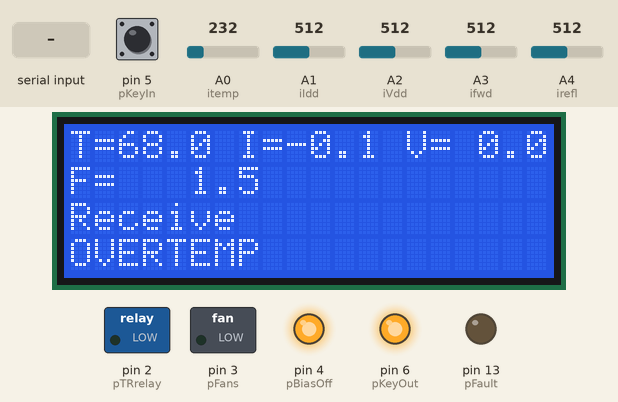
This sketch was run on a simulated Arduino Uno, built with avr-gcc and run on an emulated ATmega328P. On the bench: 20×4 character LCD, switched loads named in the sketch (green lamp = pin HIGH), output pins drawn as LEDs (lit = HIGH). Inputs (shaded band) come from the test bench; at power-on: A0 (itemp) = 232, pin 5 (pKeyIn) HIGH, A1 (iIdd) = 512, A2 (iVdd) = 512, A3 (ifwd) = 512, A4 (irefl) = 512. What the sketch prints to the serial monitor is not drawn.

Above: at 4.2 s.
4.3 s: A0 (itemp) set to 202
At 5.6 s:
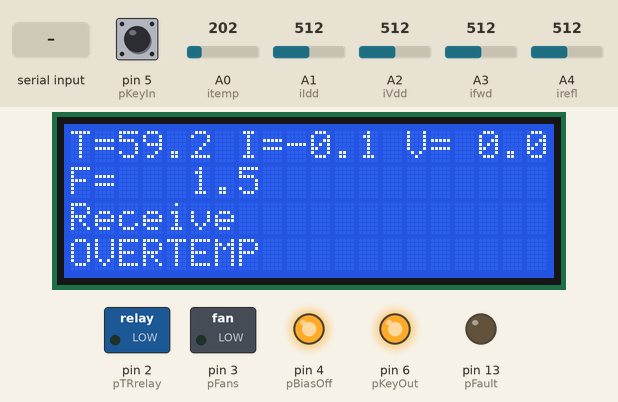
6.5 s: A0 (itemp) set to 174
At 7.8 s:
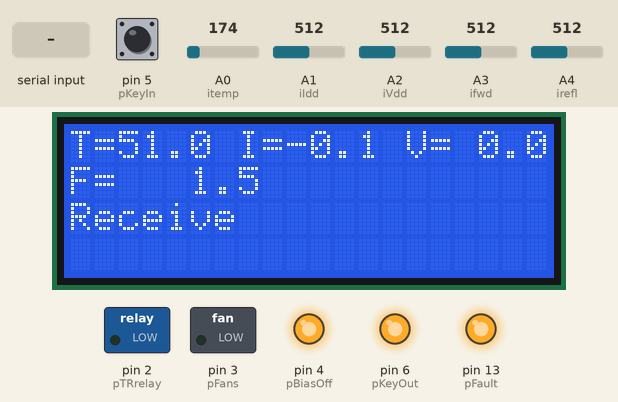
8.9 s: pin 5 (pKeyIn) pulled LOW for 0.15 s
At 9.53 s:
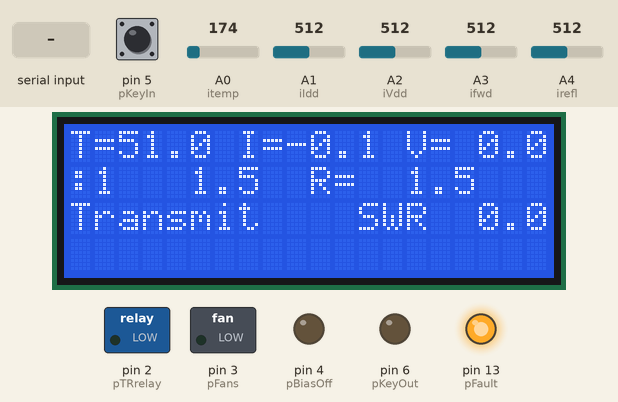
11.1 s: "T\n" received over Serial
At 13.1 s:
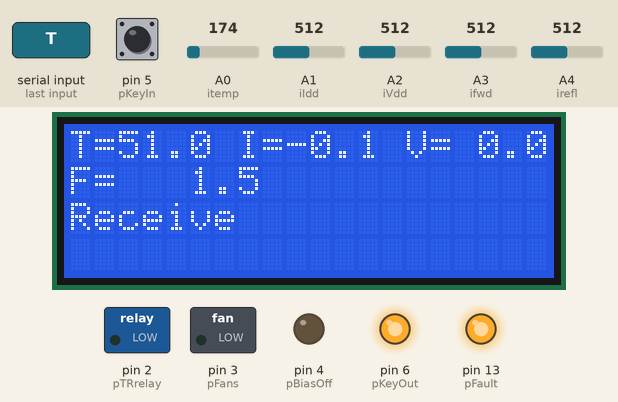
13.7 s: pin 5 (pKeyIn) pulled LOW for 1 s
At 14.8 s:
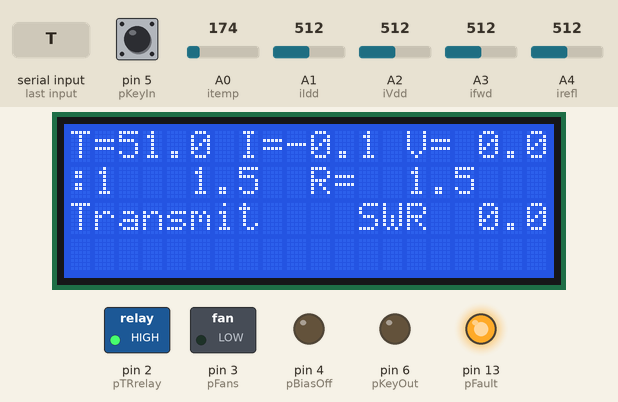
16.2 s: A1 (iIdd) set to 716
At 17.4 s:
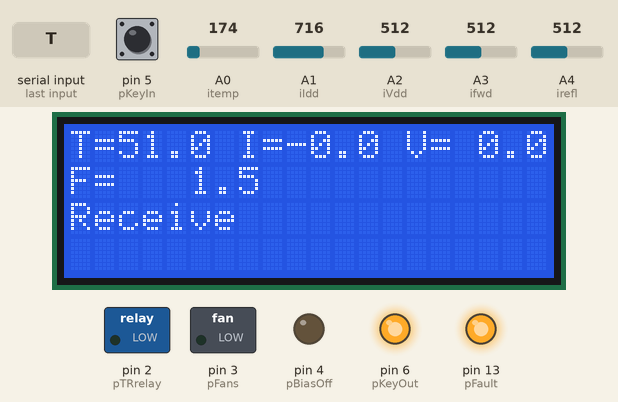
Timing chart, 0 to 19.2 s (numbered marks = the images above; inputs shaded):
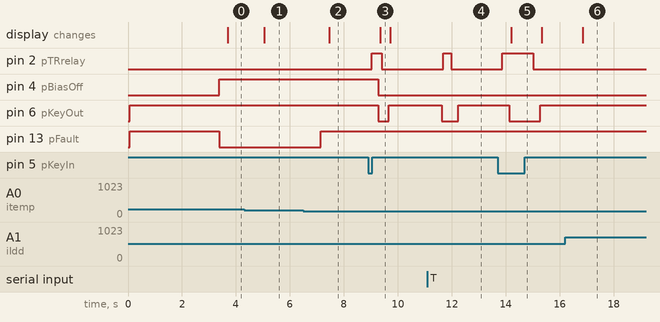

The sketch:

VHF_AMP.ino
```cpp
#include <LiquidCrystal.h>

#define DIAGPRINT
#define COMMAND_BUFFER_SIZE 50

//display pins
const int rs = 12, en = 11, d4 = 7, d5 = 8, d6 = 9, d7 = 10;

//digital pins
const int pTRrelay = 2;
const int pFans = 3;  //PWM
const int pBiasOff = 4;
const int pKeyIn = 5;
const int pKeyOut = 6;
const int pFault = 13;

//analog pins
const int itemp  = A0;
const int iIdd   = A1;
const int iVdd   = A2;
const int ifwd  = A3;
const int irefl = A4;

const int SAMPLES = 10;

//global vars - saves stack
const float Kp = 1.0, Ki = 0.5, Kd = 0.01, gain = 1.0, TempSetp = 35.0;
float errSum = 0.0, lastTemp = 0.0;
unsigned long lastUpdate = 0;
float Temp, Vdd, Idd, Fwd, FwdMax, Ref, Swr;
LiquidCrystal lcd(rs, en, d4, d5, d6, d7);
bool tempFault = false, swrFault = false, Transmit = false;

char control_port_buffer[COMMAND_BUFFER_SIZE];
int control_port_buffer_index = 0;
unsigned long last_serial_receive_time = 0;

void setup()
{
    //initialize the display library with the numbers of the interface pins
    Serial.begin(115200);
    analogReference(INTERNAL);

    lcd.begin(20, 4);
    pinMode (pTRrelay, OUTPUT);
    pinMode (pFans, OUTPUT);
    pinMode (pBiasOff, OUTPUT);
    pinMode (pKeyIn, INPUT_PULLUP);
    pinMode (pKeyOut, OUTPUT);
    pinMode (pFault, OUTPUT);

    pinMode (itemp, INPUT);
    pinMode (iIdd, INPUT);
    pinMode (iVdd, INPUT);
    pinMode (ifwd, INPUT);
    pinMode (irefl, INPUT);

    digitalWrite (pTRrelay, 0);   //relay NO - bypass
    analogWrite  (pFans, 0);      //fan off
    digitalWrite (pBiasOff, 0);   //bias on
    digitalWrite (pKeyOut, 1);    //key out unkeyed (Active LOW)
    digitalWrite (pFault, 1);     //No Fault (Active LOW)

    lcd.setCursor(0, 0);
    lcd.print("500W 2m Amplifier");
    delay(3000);
#ifdef DIAGPRINT
    Serial.println("Exiting setup.");
#endif
}

void loop() {

  getSensors();
  handleFaults();
  handleKeyIn();
  handleDiaplay();
  fanControl();
  checkSerial();
  delay(50);
}//main loop

void getSensors(){
  int rawTemp=0, rawIdd=0, rawVdd=0, rawFwd=0, rawRef=0;
  float Tave = 0.0, Vave=0.0, Iave=0.0, Fave=0.0, Rave=0.0;
  float rawVoltage;

  //sample all analog input SAMPLES times and average
  for (int i = 0; i < SAMPLES; i++)
  {
    rawTemp = analogRead(itemp);
    Tave += rawTemp;
    rawIdd = analogRead(iIdd);
    Iave  += rawIdd;
    rawVdd = analogRead(iVdd);
    Vave + rawVdd;
    rawFwd = analogRead(ifwd);
    Fave += rawFwd;
    rawRef = analogRead(irefl);
    Rave += rawRef;
  }

  //compute averages and scale to Engineering units
  Tave = Tave / (float)SAMPLES;
  rawVoltage = Tave*INTERNAL / 1023.0;
  Temp = rawVoltage * 100.0;

  //temp fault with hysteresis
  if (Temp > 64.0)
    {
      tempFault = true;
    }
  else if (Temp < 55.0) //temp must drop by at least 9 degrees
    {
      tempFault = false;
    }
#ifdef DIAGPRINT
  Serial.print("Temp=");
  Serial.println(Temp,3);
#endif
  Iave = Iave / (float)SAMPLES;
  rawVoltage = Iave*INTERNAL / 1023.0;
  Idd = (rawVoltage - 2.5)/12.5;    //nom 25A at 4.5v out, 0 at 2.5 v out; voltages between 0.5 and 2.5 indicate reverse polarity
#ifdef DIAGPRINT
  Serial.print("Idd=");
  Serial.println(Idd,3);
#endif
  Vave = Vave / (float)SAMPLES;
  rawVoltage = Vave*INTERNAL / 1023.0;
  Vdd = rawVoltage*1.0E5/5100.0 + rawVoltage;    //adjust to scale
#ifdef DIAGPRINT
  Serial.print("Vdd=");
  Serial.println(Vdd,3);
#endif
  Fave = Fave / (float)SAMPLES;
  rawVoltage = Fave*INTERNAL / 1023.0;
  Fwd = rawVoltage;    //adjust to scale
  if (FwdMax < Fwd)
    FwdMax = Fwd;
#ifdef DIAGPRINT
  Serial.print("vFwd=");
  Serial.println(Fwd,3);
#endif
  Rave = Rave / (float)SAMPLES;
  rawVoltage = Rave*INTERNAL / 1023.0;
  Ref = rawVoltage;    //adjust to scale
#ifdef DIAGPRINT
  Serial.print("vRef=");
  Serial.println(Ref,3);
#endif
  float num = Fwd + Ref;
  float denom = Fwd - Ref;
  if (denom < 1E-3 || !Transmit)
    Swr = 0.0;
  else
    Swr = num / denom;

  if (Transmit && Swr > 3.0)  //if swr high and transmitting fault
    {
      swrFault = true;
    }

#ifdef DIAGPRINT
  Serial.print("Swr=");
  Serial.println(Swr,3);
#endif
}//getSensors()

void handleDiaplay(){
  char temps[50];
  //temp, Idd, Vdd
  lcd.setCursor(0, 0);
  lcd.print("                    "); //erase line
  lcd.setCursor(0, 0);
  lcd.print("T=");
  dtostrf(Temp, 4,1,temps);
  lcd.print(temps);
  lcd.print(" ");
  lcd.print("I=");
  dtostrf(Idd, 4,1,temps);
  lcd.print(temps);
  lcd.print(" ");
  lcd.print("V=");
  dtostrf(Vdd, 4,1,temps);
  lcd.print(temps);

  //power
  lcd.setCursor(0, 1);
  lcd.print("                    "); //erase line
  lcd.setCursor(0, 1); //go back to start
  lcd.print("F= ");
  dtostrf(FwdMax, 5,1,temps);
  lcd.print(temps);
  if (Transmit)
  {
    lcd.print("  ");
    lcd.print("R= ");
    dtostrf(Ref, 4,1,temps);
    lcd.print(temps);
  }
  //tr status and swr
  lcd.setCursor(0, 2);
  lcd.print("                    "); //erase line
  lcd.setCursor(0, 2);
  if (Transmit)
  {
    lcd.print("Transmit");
    lcd.print("    ");
    lcd.print("SWR  ");
    dtostrf(Swr, 3,1,temps);
    lcd.print(temps);
    lcd.print(":1");
  }
  else
  {
    lcd.print("Receive"); //erase line
  }


  //fault indicators
  lcd.setCursor(0, 3);
  lcd.print("                    "); //erase line
  lcd.setCursor(0, 3);
  if (tempFault)
  {
    lcd.print("OVERTEMP  ");
  }
  if (swrFault)
  {
    lcd.print("HIGH SWR");
  }
  else if (!tempFault) //since its else applied to swr fault it actually tests both faults
  {
    lcd.print("                    "); //erase line
  }

}//handleDiaplay()

void handleFaults(){
  if (!tempFault && !swrFault) //bail at once if no fault
    {
    setFault(false);
    return;
    }
  Transmit = false;
  //drop keyout first -hopefully input then ceases
  setKeyOut(); //drop keyout and turn off bias
  setTRrelays(); //switch relays
  setFault(true);
}//handleFaults()

void handleKeyIn(){
  int keyed = digitalRead(pKeyIn);
  if (!tempFault && !swrFault && keyed == 0) //ignore if faulted
    {
      Transmit = true;
    }
  else if (keyed == 1)
    {
      Transmit = false;
    }
  setTRrelays();  //relays first, wait settle time then turn on bias and set keyout
  setKeyOut();
}//handleKeyIn

void setTRrelays(){
  if (Transmit)
    digitalWrite (pTRrelay, 1);
  else
    digitalWrite (pTRrelay, 0);
  delay(250); //let relays settle
}//setTRrelays

void setKeyOut(){
  if (Transmit)
  {
    digitalWrite (pBiasOff, 0);   //bias on
    digitalWrite (pKeyOut, 0);  //active low
  }
  else
    {
    digitalWrite (pKeyOut, 1);  //active low
    }
  delay(50);  //wait for tranmistter to stop
}//setKeyOut

void setFault(bool fault){
  if (fault)
    {
    digitalWrite (pBiasOff, 1);   //bias off
    digitalWrite (pFault, 0);     //(Active LOW)
    }
  else
  {
    digitalWrite (pFault, 1);     //No Fault
  }
}//setFault

void fanControl(){
  if (Temp > TempSetp)
  {
    analogWrite  (pFans, 0);
    return;           //do nothing if cool
  }
  float err = Temp - TempSetp;
  if (err < 1.0)
    {
    err = 0.0;
    return;
    }
  float pTerm = err * Kp;
  float iTerm = 0.0, dterm = 0.0;
  float partialSum = 0.0f;
  unsigned long nowTime = millis();

  if (lastUpdate != 0)
  {
      int dT = nowTime - lastUpdate;
      //compute integral
      partialSum = errSum + dT * err;
      iTerm = Ki * partialSum;
      //and derivative
      if (dT > 0)
        dterm = Kd * (Temp - lastTemp) / dT;
  }

  lastUpdate = nowTime;
  errSum = partialSum;
  lastTemp = Temp;

  float outReal = (pTerm + iTerm + dterm)*gain;
  int out = (int)(outReal+0.5); //round up
  if (out < 0) out = 0;
  ///!!! MAX FAN should be 192 so they are not running overvoltage
  if (out > 192) out = 192;
  analogWrite  (pFans, out);
}//fanControl()

void clear_command_buffer()
{
  control_port_buffer_index = 0;
  memset(control_port_buffer, 0, sizeof(control_port_buffer));
}//clear_command_buffer

void checkSerial()
{
  int incomingByte = 0;
  int av = Serial.available();

  if (av > 0)
  {
    incomingByte = Serial.read();
    last_serial_receive_time = millis();
    if ((incomingByte != '\n') && (incomingByte != '\r') && (incomingByte != ' ')) {
       control_port_buffer[control_port_buffer_index++] = (char)incomingByte;
    }
    else{
#ifdef DIAGPRINT
        Serial.println("Calling processCommand()");
#endif
      processCommand();
      clear_command_buffer();
    }
  }//if a byte is there
  else
  {
#ifdef DIAGPRINT
//      Serial.println("no input");
#endif
  }
}//checkSerial

void processCommand(){
#ifdef DIAGPRINT
  Serial.print("process command : ");
  Serial.println((char)control_port_buffer[0]);
#endif

  switch (control_port_buffer[0]) {
    case 'T':
    case 't':
      if (!tempFault && !swrFault) //ignore if faulted
        {
#ifdef DIAGPRINT
  Serial.println("Changing State to transmit");
#endif
          Transmit = true;
          setKeyOut();
          setTRrelays();
        }
      break;

    case 'R':
    case 'r':
#ifdef DIAGPRINT
  Serial.println("Changing State to receive");
#endif
      Transmit = false;
      setKeyOut();
      setTRrelays();
      break;

    case 'C':
    case 'c':
#ifdef DIAGPRINT
  Serial.println("Clear faults");
#endif
      Transmit = false;
      setFault(false);
      break;

    default:
        break;
  }//switch command char
}//processCommand
```

Measured:
- the behaviour switches between 188 and 187 on A0 (itemp) (found by bisection; images 1 and 2)
- after the input at 4.3 s, the display: changes after 0.75 s (image 1)
- after the input at 6.5 s, pin 13 (pFault): LOW → HIGH after 0.64 s; the display: changes after 0.96 s (image 2)
- after the input at 8.9 s, pin 2 (pTRrelay): LOW → HIGH after 0.13 s, → LOW 0.38 s later; pin 4 (pBiasOff): HIGH → LOW after 0.38 s; pin 6 (pKeyOut): HIGH → LOW after 0.38 s, → HIGH 0.38 s later; the display: changes after 0.45 s (image 3)
- after the input at 11.1 s, pin 2 (pTRrelay): LOW → HIGH after 0.58 s, → LOW 0.31 s later; pin 6 (pKeyOut): HIGH → LOW after 0.53 s, → HIGH 0.61 s later
- after the input at 13.7 s, pin 2 (pTRrelay): LOW → HIGH after 0.18 s, → LOW 1.1 s later; pin 6 (pKeyOut): HIGH → LOW after 0.43 s, → HIGH 1.1 s later; the display: changes after 0.50 s (image 5)
- after the input at 16.2 s, the display: changes after 0.66 s (image 6)
